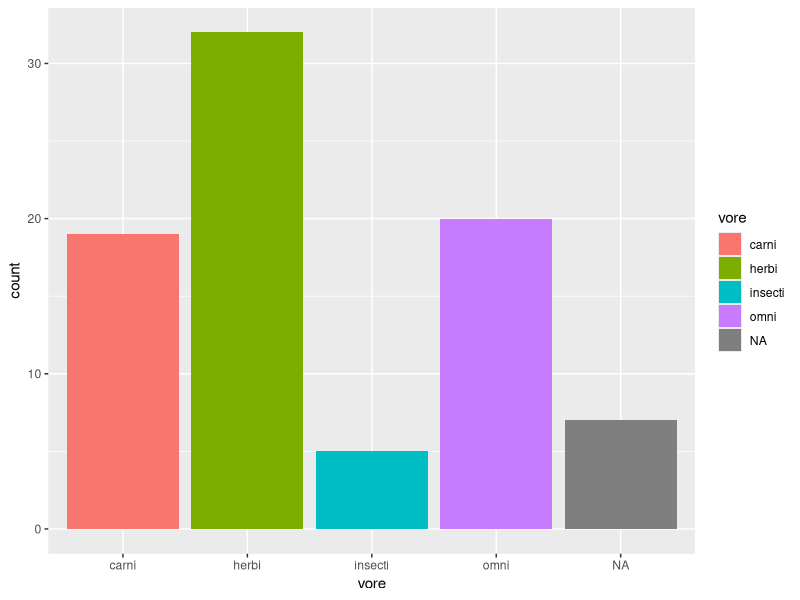
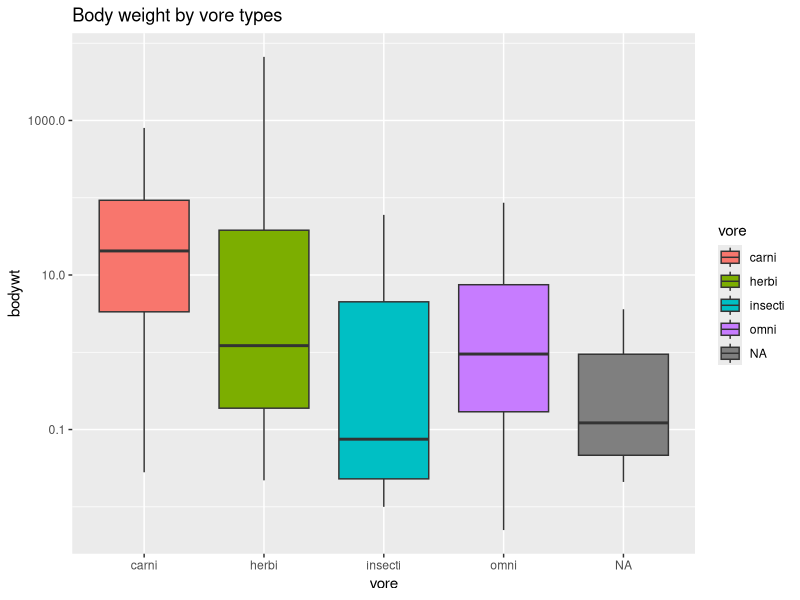
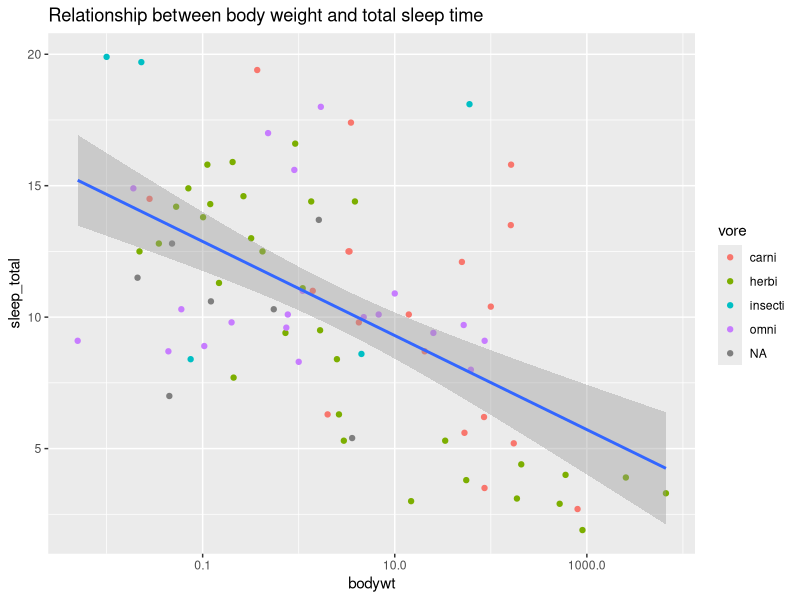
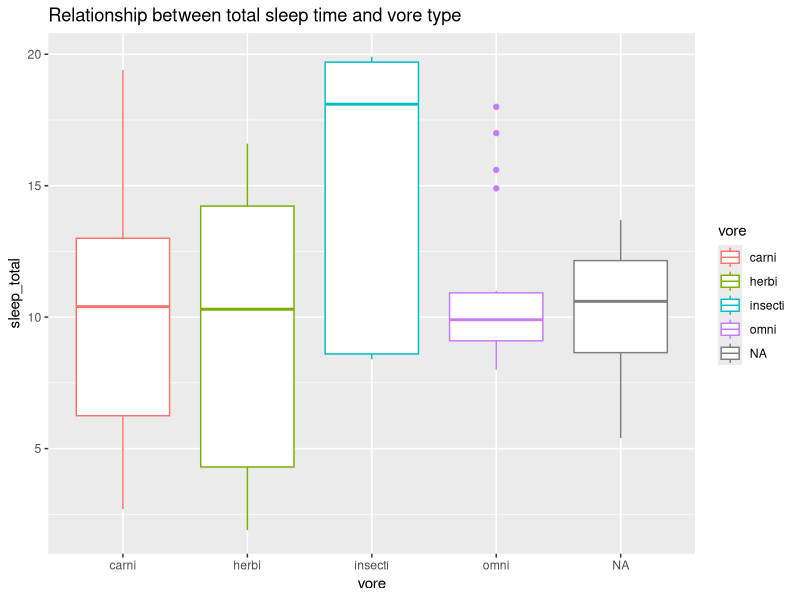
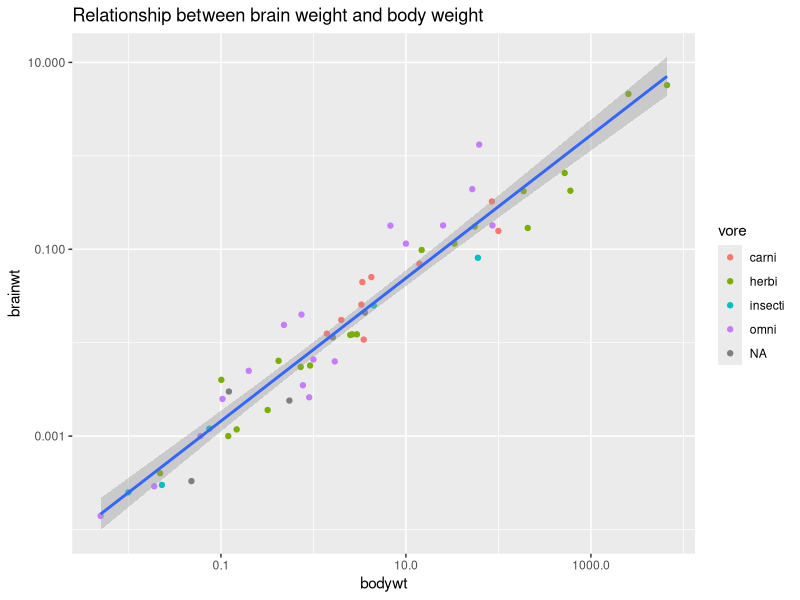
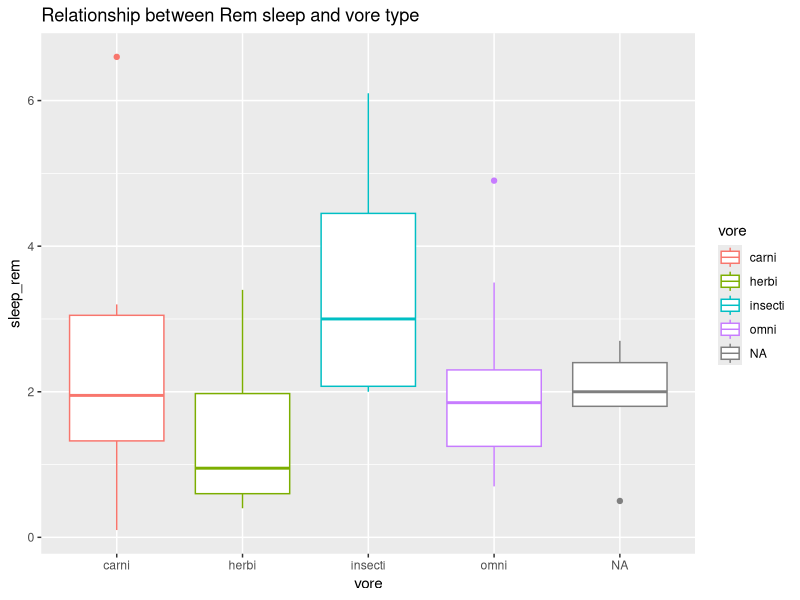

Reproduce these figures in R, in order.
## ---- chunk 1
library("tidyverse")
options(scipen = 999) #disable scientific notation
## ---- chunk 2
glimpse(msleep)
msleep <- msleep
## ---- chunk 3
summary(msleep)
## ---- chunk 4
names(msleep)
## ---- chunk 5
ggplot(data=msleep, mapping=aes(x=vore))+
  geom_bar(mapping = aes(fill=vore))
## ---- chunk 6
mean(msleep$sleep_total)
## ---- chunk 7
aggregate(sleep_total ~ vore, data = msleep, FUN=mean)
## ---- chunk 8
summary(msleep$bodywt)
## ---- chunk 9
names(msleep)
## ---- chunk 10
ggplot(data=msleep, mapping=aes(x=vore, y=bodywt))+
  geom_boxplot(mapping=aes(fill= vore))+ # bar should not have y axis
  scale_y_log10()+
  labs(title="Body weight by vore types")
## ---- chunk 11
ggplot(data=msleep, mapping = aes(x=bodywt, y=sleep_total))+
  geom_point(mapping = aes(color=vore))+
  geom_smooth(method = lm,se=T)+
  scale_x_log10()+
  labs(title="Relationship between body weight and total sleep time")
## ---- chunk 12
ggplot(data=msleep, mapping = aes(x=vore, y=sleep_total))+
  geom_boxplot(mapping=aes(color=vore))+
  labs(title="Relationship between total sleep time and vore type")
## ---- chunk 13
names(msleep)
## ---- chunk 14
ggplot(data=msleep, mapping = aes(x=bodywt, y=brainwt))+
  geom_point(mapping = aes(color=vore))+
  geom_smooth(method = lm,se=T)+
  scale_x_log10()+
  scale_y_log10()+
  labs(title="Relationship between brain weight and body weight")
## ---- chunk 15
ggplot(data=msleep, mapping = aes(x=vore, y=sleep_rem))+
  geom_boxplot(mapping=aes(color=vore))+
  labs(title="Relationship between Rem sleep and vore type")
